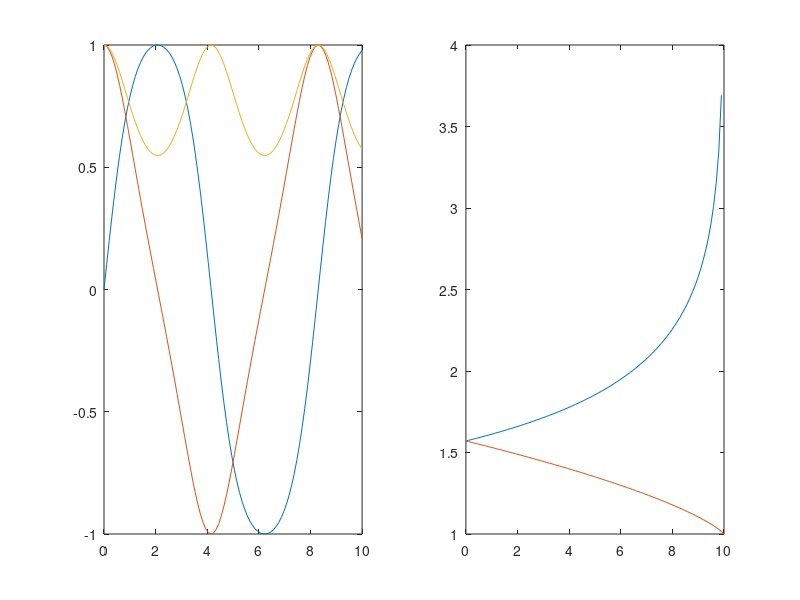

Reproduce this figure in MATLAB.
subplot(1,2,1)
u = linspace(0,10); [sn, cn, dn]=ellipj(u,0.7);
plot(u,[sn; cn; dn]);
subplot(1,2,2)
m = linspace(0,1); [k,e]=ellipke(m);
plot(u, [k;e]);
